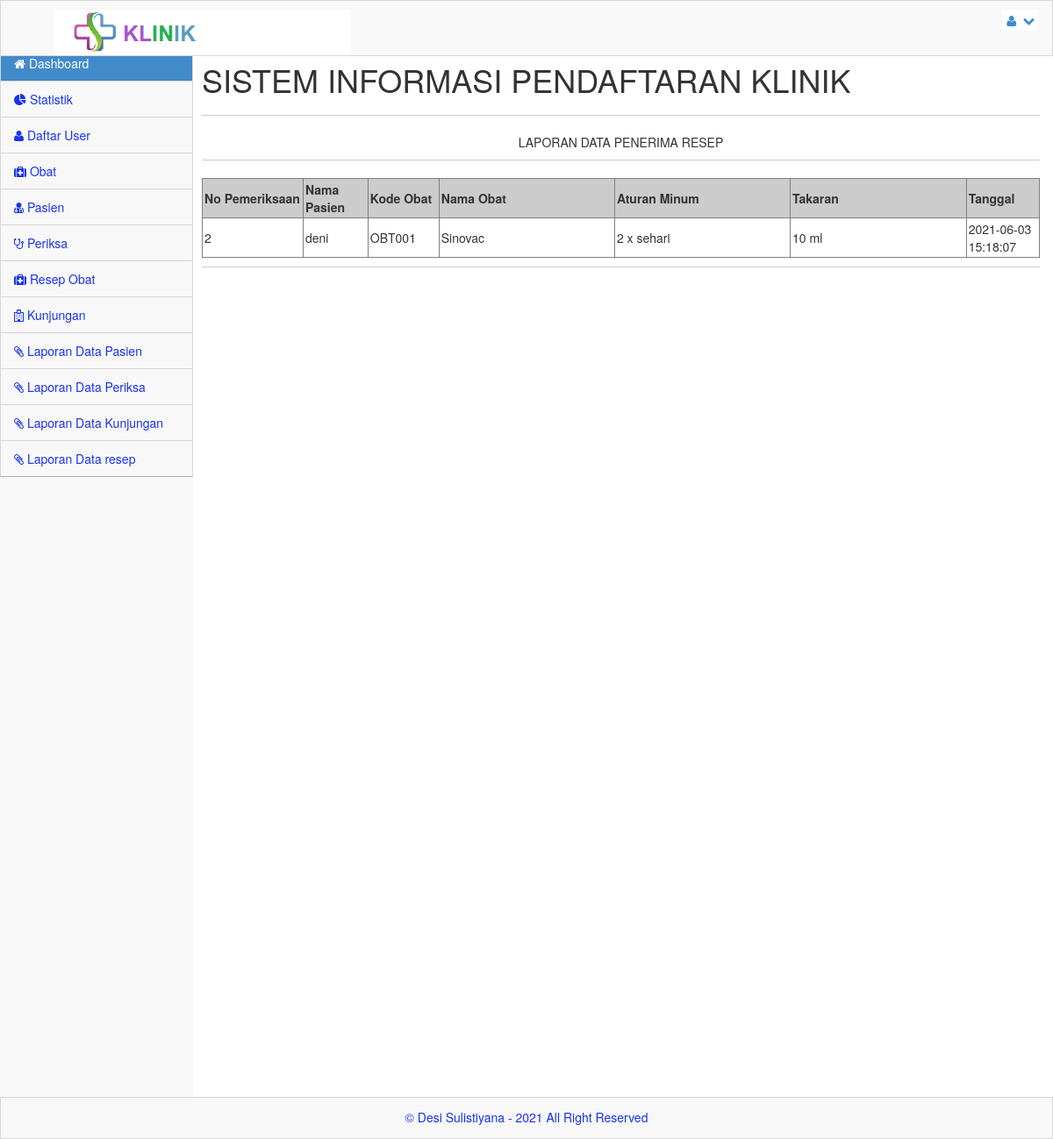
Before: /admin/index.php?menu=laporanresep (signed in) with the older database file.
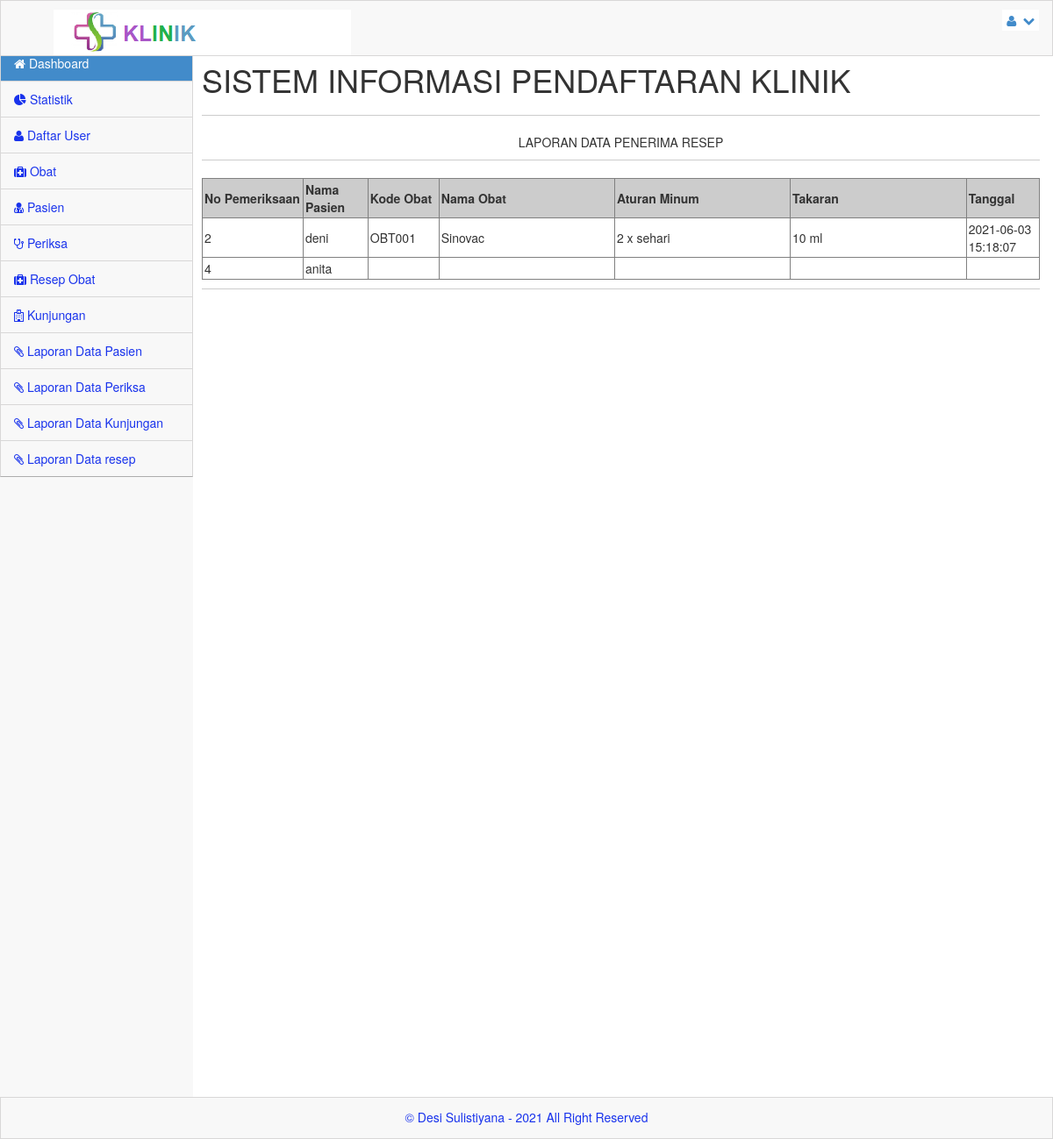
After: the same page with the newer database file.
### tables this page shows
CREATE TABLE `resep_obt` (
  `id_resep` int(11) NOT NULL,
  `no_kunjungan` int(10) DEFAULT NULL,
  `kd_obat` varchar(10) DEFAULT NULL,
  `aturan` text DEFAULT NULL,
  `takaran` varchar(30) DEFAULT NULL,
  `created_at` timestamp NULL DEFAULT current_timestamp(),
  `updated_at` timestamp NULL DEFAULT current_timestamp(),
  `deleted_at` timestamp NULL DEFAULT NULL
);

CREATE TABLE `pasien` (
  `no_rm` varchar(11) NOT NULL,
  `nm_pasien` varchar(300) NOT NULL,
  `j_kel` varchar(100) NOT NULL,
  `agama` varchar(100) NOT NULL,
  `alamat` varchar(300) NOT NULL,
  `tgl_lhr` date NOT NULL,
  `ktp` varchar(16) NOT NULL,
  `no_tlp` varchar(12) NOT NULL,
  `nm_kel` varchar(20) NOT NULL,
  `hub_kel` varchar(100) NOT NULL
);

CREATE TABLE `obat` (
  `kd_obat` varchar(10) NOT NULL,
  `nm_obat` varchar(30) NOT NULL,
  `ukuran` int(20) NOT NULL,
  `ket` varchar(30) NOT NULL,
  `created_at` timestamp NULL DEFAULT current_timestamp(),
  `update_at` timestamp NULL DEFAULT current_timestamp(),
  `delete_at` timestamp NULL DEFAULT NULL
);

### admin/laporanresep.php (the view, shortened to what this page needs)
<html>
<body onLoad="window.print();">
	<?php
	$row = 20;
	$hal = isset($_GET['hal']) ? $_GET['hal'] : 0;
	?>
	<p align="center" size="25px">LAPORAN DATA PENERIMA RESEP</p>
	<hr>
	<table width="100%" cellspacing="0" cellpadding="2" border="1px" class="style1">
		<tr>
			<th width="1%" align="center" bgcolor="#CCCCCC">No Pemeriksaan</th>
			<th width="1%" align="center" bgcolor="#CCCCCC">Nama Pasien</th>
			<th width="1%" align="center" bgcolor="#CCCCCC">Kode Obat</th>
			<th width="6%" align="center" bgcolor="#CCCCCC">Nama Obat</th>
			<th width="6%" align="center" bgcolor="#CCCCCC">Aturan Minum</th>
			<th width="6%" align="center" bgcolor="#CCCCCC">Takaran</th>
			<th width="1%" align="center" bgcolor="#CCCCCC">Tanggal</th>
		</tr>
		<?php
		$obatSql = "SELECT * FROM resep_obt LEFT JOIN obat ON obat.kd_obat = resep_obt.kd_obat  ORDER BY no_kunjungan ASC LIMIT $hal, $row";
		$obatQry = mysqli_query($server,$obatSql)  or die("Query obat salah : " . mysqli_error());
		while ($obat = mysqli_fetch_array($obatQry)) {
			$pas = "SELECT * FROM kunjungan LEFT JOIN pasien ON pasien.no_rm=kunjungan.no_rm WHERE no_kunjungan = '".$obat["no_kunjungan"]."'";
		$pasDb = mysqli_query($server,$pas) or die("Query Error get pasien".mysqli_error());
		$pasien = mysqli_fetch_assoc($pasDb);
		?>
			<tbody>
				<tr>
					<td><?php echo $obat['no_kunjungan']; ?></td>
					<td><?php echo $pasien['nm_pasien']; ?></td>
					<td><?php echo $obat['kd_obat']; ?></td>
					<td><?php echo $obat['nm_obat']; ?></td>
					<td><?php echo $obat['aturan']; ?></td>
					<td><?php echo $obat['takaran']; ?></td>
					<td><?php echo $obat['created_at']; ?></td>
				</tr>
			</tbody>
		<?php } ?>
	</table>
</body>
</html>

Changed rows visible on the page:
added resep_obt: no_kunjungan "4", pasien.nm_pasien "anita"
